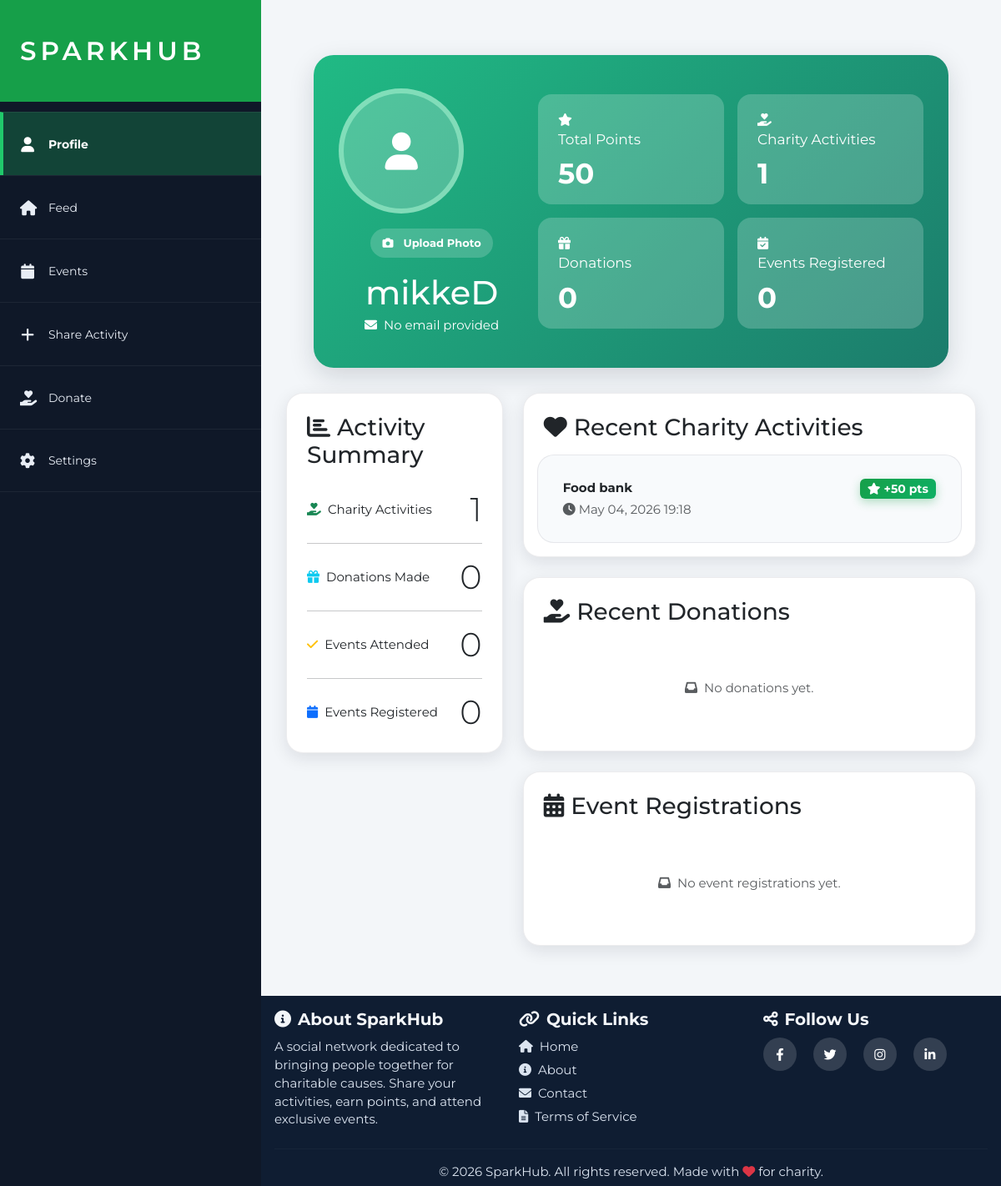
Screenshot of /profile/ (signed in) with the database file from the repository.
### sparkhudapp/models.py (models this page shows, shortened)
class UserProfile(models.Model):
    user = models.OneToOneField(User, on_delete=models.CASCADE)
    points = models.IntegerField(default=0)
    phone_number = models.CharField(max_length=15, blank=True)  # For Kenyan phone numbers
    bio = models.TextField(blank=True)
    profile_picture = models.ImageField(upload_to='profile_pics/', blank=True, null=True)

class CharityActivity(models.Model):
    user = models.ForeignKey(User, on_delete=models.CASCADE)
    description = models.TextField()
    date_posted = models.DateTimeField(auto_now_add=True)
    points_earned = models.IntegerField(default=50)
    image = models.ImageField(upload_to='activity_images/', blank=True, null=True)

### sparkhudapp/views.py (the view)
# urls.py: path('profile/', views.profile, name='profile'),
@login_required
def profile(request):
    profile, created = UserProfile.objects.get_or_create(user=request.user)
    user_activities = CharityActivity.objects.filter(user=request.user).order_by('-date_posted')
    user_donations = Donation.objects.filter(user=request.user).order_by('-date_donated')
    user_events = EventRegistration.objects.filter(user=request.user).select_related('event')
    context = {
        'profile': profile,
        'user_activities': user_activities,
        'user_donations': user_donations,
        'user_events': user_events,
    }
    return render(request, 'profile.html', context)

### sparkhudapp/templatetags/sparkhub_extras.py (called while the page is built)
@register.filter
def count_attended(events):
    try:
        return events.filter(attended=True).count()
    except:
        return 0

### sparkhudapp/templates/profile.html (shortened to what this page needs)
{% extends 'base.html' %}
{% load static %}
{% load sparkhub_extras %}
{% block content %}
<section class="profile-hero">
    <div class="row align-items-center g-3">
        <div class="col-lg-4">
            {% if user.userprofile.profile_picture %}
                <div class="profile-avatar-large">
                    <img src="{{ user.userprofile.profile_picture.url }}" alt="{{ user.username }}" loading="lazy">
                </div>
            {% else %}
                <div class="profile-avatar-large"><i class="fas fa-user fa-3x"></i></div>
            {% endif %}
            <div class="text-center">
                <a href="{% url 'edit_profile' %}" class="profile-photo-action">
                    <i class="fas fa-camera me-1"></i>
                    {% if user.userprofile.profile_picture %}Change Photo{% else %}Upload Photo{% endif %}
                </a>
            </div>
            <h1 class="mb-1 text-center">{{ user.username }}</h1>
            <p class="mb-0 text-center"><i class="fas fa-envelope me-2"></i>{{ user.email|default:"No email provided" }}</p>
        </div>
        <div class="col-lg-8">
            <div class="row g-3">
                <div class="col-md-6">
                    <div class="profile-stat">
                        <i class="fas fa-star me-2"></i>
                        <p>Total Points</p>
                        <strong>{{ user.userprofile.points }}</strong>
                    </div>
                </div>
                <div class="col-md-6">
                    <div class="profile-stat">
                        <i class="fas fa-hand-holding-heart me-2"></i>
                        <p>Charity Activities</p>
                        <strong>{{ user_activities.count }}</strong>
                    </div>
                </div>
                <div class="col-md-6">
                    <div class="profile-stat">
                        <i class="fas fa-gift me-2"></i>
                        <p>Donations</p>
                        <strong>{{ user_donations.count }}</strong>
                    </div>
                </div>
                <div class="col-md-6">
                    <div class="profile-stat">
                        <i class="fas fa-calendar-check me-2"></i>
                        <p>Events Registered</p>
                        <strong>{{ user_events.count }}</strong>
                    </div>
                </div>
            </div>
        </div>
    </div>
</section>
<div class="row g-4">
    <div class="col-lg-4">
        <div class="card">
            <div class="card-body p-4">
                <h3 class="mb-4"><i class="fas fa-chart-bar me-2"></i>Activity Summary</h3>
                <div class="d-flex justify-content-between mb-3 align-items-center">
                    <span><i class="fas fa-hand-holding-heart me-2 text-success"></i>Charity Activities</span>
                    <strong class="display-6">{{ user_activities.count }}</strong>
                </div>
                <hr>
                <div class="d-flex justify-content-between mb-3 align-items-center">
                    <span><i class="fas fa-gift me-2 text-info"></i>Donations Made</span>
                    <strong class="display-6">{{ user_donations.count }}</strong>
                </div>
                <hr>
                <div class="d-flex justify-content-between mb-3 align-items-center">
                    <span><i class="fas fa-check me-2 text-warning"></i>Events Attended</span>
                    <strong class="display-6">{{ user_events|count_attended }}</strong>
                </div>
                <hr>
                <div class="d-flex justify-content-between align-items-center">
                    <span><i class="fas fa-calendar me-2 text-primary"></i>Events Registered</span>
                    <strong class="display-6">{{ user_events.count }}</strong>
                </div>
            </div>
        </div>
    </div>
    <div class="col-lg-8">
        <div class="card mb-4">
            <div class="card-body p-0">
                <h3 class="px-4 pt-4 mb-3"><i class="fas fa-heart me-2"></i>Recent Charity Activities</h3>
                {% for activity in user_activities %}
                <div class="post-panel m-3">
                    <div class="d-flex justify-content-between align-items-start">
                        <div style="flex: 1;">
                            <p class="mb-1"><strong>{{ activity.description|truncatewords:30 }}</strong></p>
                            <p class="text-muted mb-0"><i class="fas fa-clock me-1"></i>{{ activity.date_posted|date:"M d, Y H:i" }}</p>
                        </div>
                        <span class="badge bg-success ms-2"><i class="fas fa-star me-1"></i>+{{ activity.points_earned }} pts</span>
                    </div>
                </div>
                {% empty %}
                <p class="text-muted text-center py-5"><i class="fas fa-inbox me-2"></i>No charity activities yet.</p>
                {% endfor %}
            </div>
        </div>
        <div class="card mb-4">
            <div class="card-body p-0">
                <h3 class="px-4 pt-4 mb-3"><i class="fas fa-hand-holding-heart me-2"></i>Recent Donations</h3>
                {% for donation in user_donations %}
                <div class="post-panel m-3">
                    <div class="d-flex justify-content-between align-items-start">
                        <div>
                            <p class="mb-1"><strong><i class="fas fa-coins me-2 text-warning"></i>KES {{ donation.amount_kes }}</strong></p>
                            {% if donation.message %}
                                <p class="text-muted mb-1">{{ donation.message }}</p>
                            {% endif %}
                            <p class="text-muted mb-0"><i class="fas fa-calendar me-1"></i>{{ donation.date_donated|date:"M d, Y H:i" }}</p>
                        </div>
                        <span class="badge bg-info"><i class="fas fa-gift me-1"></i>Donated</span>
                    </div>
                </div>
                {% empty %}
                <p class="text-muted text-center py-5"><i class="fas fa-inbox me-2"></i>No donations yet.</p>
                {% endfor %}
            </div>
        </div>
        <div class="card">
            <div class="card-body p-0">
                <h3 class="px-4 pt-4 mb-3"><i class="fas fa-calendar-alt me-2"></i>Event Registrations</h3>
                {% for registration in user_events %}
                <div class="post-panel m-3">
                    <div class="d-flex justify-content-between align-items-start">
                        <div style="flex: 1;">
                            <h5 class="mb-2">{{ registration.event.title }}</h5>
                            <p class="text-muted mb-2"><i class="fas fa-calendar me-1"></i>{{ registration.event.event_date|date:"M d, Y" }}</p>
                            <p class="text-muted mb-0"><i class="fas fa-map-marker-alt me-1"></i>{{ registration.event.location }}</p>
                        </div>
                        <span class="badge {% if registration.attended %}bg-success{% else %}bg-warning{% endif %}">
                            {% if registration.attended %}<i class="fas fa-check me-1"></i>Attended{% else %}<i class="fas fa-clock me-1"></i>Registered{% endif %}
                        </span>
                    </div>
                </div>
                {% empty %}
                <p class="text-muted text-center py-5"><i class="fas fa-inbox me-2"></i>No event registrations yet.</p>
                {% endfor %}
            </div>
        </div>
    </div>
</div>
{% endblock %}

### sparkhudapp/static/css/styles.css (style rules this page uses)
:root { --sidebar-width: 313px; --spark-green: #169f49; --sidebar-dark: #0f1828; --sidebar-active: #124437; --page-bg: #f3f6f9; --text-dark: #20283a; --spark-blue: #2f80ed; --footer-dark: #0f1d32; --old-font: "Montserrat", Arial, sans-serif; --logo-font: "Montserrat", Arial, sans-serif; --bs-body-font-family: var(--old-font); --bs-font-sans-serif: var(--old-font); }
* { box-sizing: border-box; }
body { margin: 0; background: var(--page-bg); color: var(--text-dark); font-family: var(--old-font); font-size: 15px; line-height: 1.45; }
h1, h2, h3, h4, h5, h6, .card-title, .navbar-brand, .btn, input, textarea, select { font-family: var(--old-font); }
.card { border: 1px solid rgba(15, 24, 40, 0.08); border-radius: 20px; box-shadow: 0 14px 32px rgba(15, 24, 40, 0.08); overflow: hidden; }
.post-panel { background: #f8fafc; border: 1px solid rgba(15, 24, 40, 0.08); border-radius: 20px; padding: 28px 30px; }
.profile-hero { background: linear-gradient(135deg, rgba(21, 183, 126, 0.95) 0%, rgba(16, 117, 100, 0.95) 100%); color: #fff; border-radius: 24px; padding: 40px 30px; margin-bottom: 30px; max-width: 92%; margin-left: auto; margin-right: auto; box-shadow: 0 10px 30px rgba(15, 24, 40, 0.15); position: relative; overflow: hidden; }
.profile-hero::before { content: ''; position: absolute; top: -50%; right: -50%; width: 300px; height: 300px; background: radial-gradient(circle, rgba(255,255,255,0.1), transparent); border-radius: 50%; pointer-events: none; }
.profile-stat { background: rgba(255, 255, 255, 0.2); border-radius: 16px; padding: 20px 24px; min-height: 112px; }
.profile-stat p { margin-bottom: 12px; color: #fff; font-size: 17px; }
.profile-stat strong { display: block; color: #fff; font-size: 34px; line-height: 1; }
.profile-avatar-large { width: 150px; height: 150px; border-radius: 50%; display: inline-flex; align-items: center; justify-content: center; background: rgba(255, 255, 255, 0.22); border: 6px solid rgba(170, 244, 210, 0.55); color: #fff; margin-bottom: 18px; overflow: hidden; }
.profile-photo-action { display: inline-flex; align-items: center; gap: 8px; margin-bottom: 18px; padding: 8px 14px; border-radius: 999px; background: rgba(255, 255, 255, 0.18); color: #fff; text-decoration: none; font-size: 13px; font-weight: 700; }
.badge { font-family: var(--old-font); font-size: 14px; font-weight: 700; }
.badge { background: linear-gradient(135deg, var(--spark-green), #0fb064); box-shadow: 0 4px 12px rgba(22, 159, 73, 0.3); }
.badge.bg-success { background: linear-gradient(135deg, #169f49, #0fb064) !important; box-shadow: 0 4px 12px rgba(22, 159, 73, 0.3); }
.fa-star, .fa-heart, .fa-fire { animation: float 3s ease-in-out infinite; }
.card { box-shadow: 0 6px 20px rgba(15, 24, 40, 0.1); transition: box-shadow 0.3s ease; }

### rows the page displays
CharityActivity: description "Food bank", date_posted "May 04, 2026 19:18", points_earned "50"

### other values shown
{{ user.username }} "mikkeD"
{{ user.email|default:"No email provided" }} "No email provided"
{{ user.userprofile.points }} "50"
{{ user_activities.count }} "1"
{{ user_donations.count }} "0"
{{ user_events.count }} "0"
{{ user_events|count_attended }} "0"
